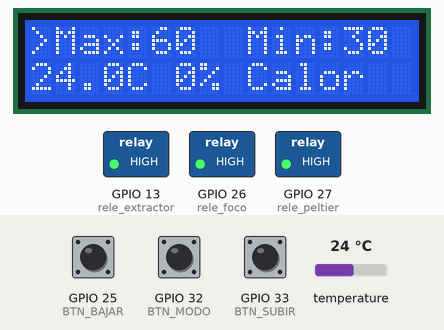
This program was run on a simulated ESP32. On the bench: 16×2 character LCD, switched loads named in the program (green lamp = pin HIGH). Inputs (shaded band) come from the test bench; at power-on: temperature 24 °C, GPIO 32 (BTN_MODO) HIGH, GPIO 25 (BTN_BAJAR) HIGH, GPIO 33 (BTN_SUBIR) HIGH.

Above: at 1.2 s.
1.3 s: temperature set to 2 °C
At 3.0 s:
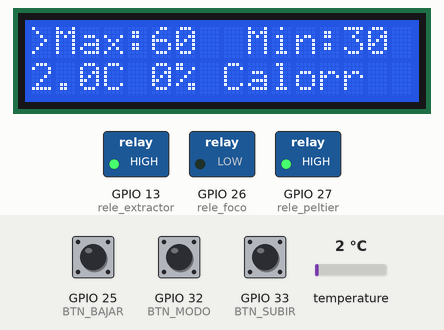
3.3 s: GPIO 32 (BTN_MODO) pulled LOW for 0.15 s
At 4.5 s:
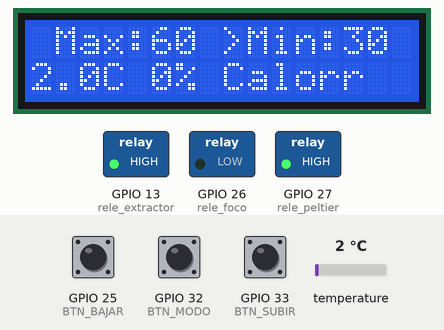
4.9 s: temperature set to 12 °C
At 5.8 s:
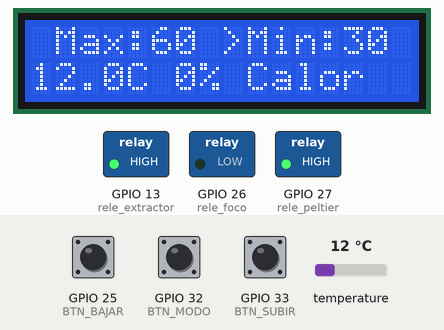
6.6 s: GPIO 32 (BTN_MODO) pulled LOW for 1 s
At 7.0 s:
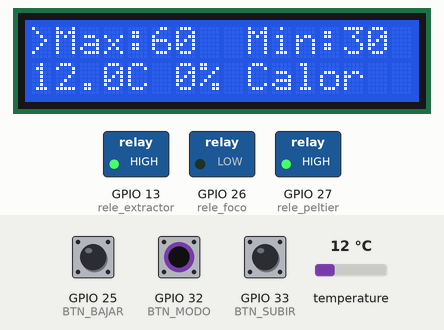
9.1 s: GPIO 25 (BTN_BAJAR) pulled LOW for 0.15 s
At 10.3 s:
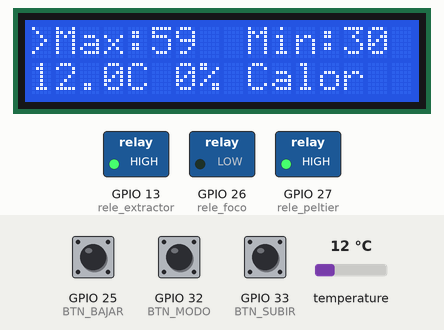
10.8 s: GPIO 25 (BTN_BAJAR) pulled LOW for 1 s
Timing chart, 0 to 13.8 s (numbered marks = the images above; inputs shaded):
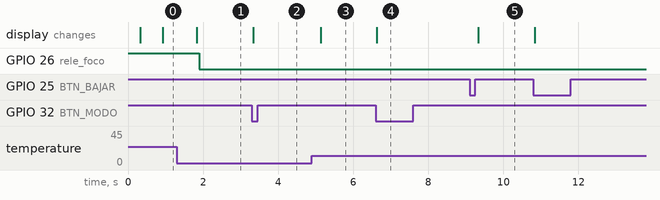

Measured:
- after the input at 1.3 s, the display: changes after 0.53 s (image 1)
- after the input at 3.3 s, the display: changes at once (image 2)
- after the input at 4.9 s, the display: changes after 0.23 s (image 3)
- after the input at 6.6 s, the display: changes at once (image 4)
- after the input at 9.1 s, the display: changes after 0.23 s (image 5)

The program:

main.cpp
```cpp
#include <Wire.h>
#include <LiquidCrystal_I2C.h>
#include <OneWire.h>
#include <DallasTemperature.h>

LiquidCrystal_I2C lcd(0x27, 16, 2);

int SENSOR_PIN = 4;
OneWire oneWire(SENSOR_PIN);
DallasTemperature sensor(&oneWire);

int BTN_MODO = 32;
int BTN_SUBIR = 33;
int BTN_BAJAR = 25;

int rele_foco = 26;
int rele_peltier = 27;
int rele_extractor = 13;

int tempMax = 60;
int tempMin = 30;
float tempActual = 0.0;
float porcentaje = 0.0;

int modoEdicion = 1;
int calentando = 1;

int margen = 5;

int anteriorModo = HIGH;
int anteriorSubir = HIGH;
int anteriorBajar = HIGH;

unsigned long tiempoModo = 0;
unsigned long tiempoSubir = 0;
unsigned long tiempoBajar = 0;
unsigned long antirrebote = 200;

unsigned long tiempoSensor = 0;
unsigned long intervaloSensor = 800;
int esperandoSensor = 0;

int erroresSensor = 0;
int maxErrores = 3;
int sensorOK = 0;

int inicioListo = 0;
int errorSensor = 0;

unsigned long tiempoCambio = 0;
unsigned long pausaCambio = 1000;
int enPausa = 0;

unsigned long tiempoLCD = 0;
unsigned long intervaloLCD = 300;

void setup() {
  pinMode(BTN_MODO, INPUT_PULLUP);
  pinMode(BTN_SUBIR, INPUT_PULLUP);
  pinMode(BTN_BAJAR, INPUT_PULLUP);

  pinMode(rele_foco, OUTPUT);
  pinMode(rele_peltier, OUTPUT);
  pinMode(rele_extractor, OUTPUT);

  digitalWrite(rele_foco, HIGH);
  digitalWrite(rele_peltier, HIGH);
  digitalWrite(rele_extractor, HIGH);

  lcd.init();
  lcd.backlight();
  lcd.clear();

  Serial.begin(9600);

  sensor.begin();
  sensor.setWaitForConversion(false);

  sensor.requestTemperatures();
  tiempoSensor = millis();
  esperandoSensor = 1;
}

void loop() {

  int lecturaModo = digitalRead(BTN_MODO);

  if (lecturaModo == LOW && anteriorModo == HIGH &&
      millis() - tiempoModo >= antirrebote) {

    if (modoEdicion == 1) {
      modoEdicion = 0;
    } else {
      modoEdicion = 1;
    }

    tiempoModo = millis();
  }

  anteriorModo = lecturaModo;

  int lecturaSubir = digitalRead(BTN_SUBIR);

  if (lecturaSubir == LOW && anteriorSubir == HIGH &&
      millis() - tiempoSubir >= antirrebote) {

    if (modoEdicion == 1) {
      tempMax = tempMax + 1;

      if (tempMax > 99) {
        tempMax = 99;
      }

      if (tempMax < tempMin + margen) {
        tempMax = tempMin + margen;
      }
    } else {
      tempMin = tempMin + 1;

      if (tempMin > tempMax - margen) {
        tempMin = tempMax - margen;
      }
    }

    tiempoSubir = millis();
  }

  anteriorSubir = lecturaSubir;

  int lecturaBajar = digitalRead(BTN_BAJAR);

  if (lecturaBajar == LOW && anteriorBajar == HIGH &&
      millis() - tiempoBajar >= antirrebote) {

    if (modoEdicion == 1) {
      tempMax = tempMax - 1;

      if (tempMax < tempMin + margen) {
        tempMax = tempMin + margen;
      }
    } else {
      tempMin = tempMin - 1;

      if (tempMin < 0) {
        tempMin = 0;
      }
    }

    tiempoBajar = millis();
  }

  anteriorBajar = lecturaBajar;

  if (esperandoSensor == 1 &&
      millis() - tiempoSensor >= intervaloSensor) {

    float lectura = sensor.getTempCByIndex(0);

    if (lectura == DEVICE_DISCONNECTED_C || lectura == 85.0 || lectura < -55.0 || lectura > 125.0) {

      erroresSensor = erroresSensor + 1;

      Serial.println("Error leyendo el sensor");

      if (erroresSensor >= maxErrores) {
        errorSensor = 1;
        sensorOK = 0;
        inicioListo = 0;
        enPausa = 0;

        digitalWrite(rele_foco, HIGH);
        digitalWrite(rele_peltier, HIGH);

        digitalWrite(rele_extractor, LOW);
      }

    }
    else {

      erroresSensor = 0;
      sensorOK = 1;
      tempActual = lectura;

      if (errorSensor == 1) {
        errorSensor = 0;
        inicioListo = 0;
      }

      if (inicioListo == 0) {

        if (tempActual >= tempMax) {
          calentando = 0;
        } else {
          calentando = 1;
        }

        inicioListo = 1;
        enPausa = 1;
        tiempoCambio = millis();

        digitalWrite(rele_foco, HIGH);
        digitalWrite(rele_peltier, HIGH);

        if (calentando == 0) {
          digitalWrite(rele_extractor, LOW);
        } else {
          digitalWrite(rele_extractor, HIGH);
        }
      }

      porcentaje = ((tempActual - tempMin) /
                    (tempMax - tempMin)) * 100.0;

      if (porcentaje > 100.0) {
        porcentaje = 100.0;
      }

      if (porcentaje < 0.0) {
        porcentaje = 0.0;
      }

      if (inicioListo == 1 && errorSensor == 0) {

        if (calentando == 1 && tempActual >= tempMax) {

          calentando = 0;
          enPausa = 1;
          tiempoCambio = millis();

          digitalWrite(rele_foco, HIGH);
          digitalWrite(rele_peltier, HIGH);
          digitalWrite(rele_extractor, LOW);
        }

        else if (calentando == 0 && tempActual <= tempMin) {

          calentando = 1;
          enPausa = 1;
          tiempoCambio = millis();

          digitalWrite(rele_foco, HIGH);
          digitalWrite(rele_peltier, HIGH);
          digitalWrite(rele_extractor, HIGH);
        }
      }
    }

    sensor.requestTemperatures();
    tiempoSensor = millis();
    esperandoSensor = 1;
  }

  if (enPausa == 1 && millis() - tiempoCambio >= pausaCambio) {

    enPausa = 0;
  }

  if (errorSensor == 1 || sensorOK == 0 || inicioListo == 0) {

    digitalWrite(rele_foco, HIGH);
    digitalWrite(rele_peltier, HIGH);

  } else if (enPausa == 1) {

    digitalWrite(rele_foco, HIGH);
    digitalWrite(rele_peltier, HIGH);

  } else {

    if (calentando == 1) {

      digitalWrite(rele_peltier, HIGH);
      digitalWrite(rele_foco, LOW);
      digitalWrite(rele_extractor, HIGH);

    } else {

      digitalWrite(rele_foco, HIGH);
      digitalWrite(rele_peltier, LOW);
      digitalWrite(rele_extractor, LOW);

    }
  }

  if (millis() - tiempoLCD >= intervaloLCD) {

    tiempoLCD = millis();

    lcd.setCursor(0, 0);

    if (modoEdicion == 1) {
      lcd.print(">");
    } else {
      lcd.print(" ");
    }

    lcd.print("Max:");
    lcd.print(tempMax);
    lcd.print(" ");

    if (modoEdicion == 0) {
      lcd.print(">");
    } else {
      lcd.print(" ");
    }

    lcd.print("Min:");
    lcd.print(tempMin);
    lcd.print(" ");

    lcd.setCursor(0, 1);

    if (errorSensor == 1) {
      lcd.print("Error sensor    ");
    }

    else if (sensorOK == 0 || inicioListo == 0) {
      lcd.print("Leyendo sensor  ");
    }

    else {

      lcd.print(tempActual, 1);
      lcd.print("C ");
      lcd.print(porcentaje, 0);
      lcd.print("% ");

      if (calentando == 1) {
        lcd.print("Calor");
      } else {
        lcd.print("Frio ");
      }
    }
  }
}
```
